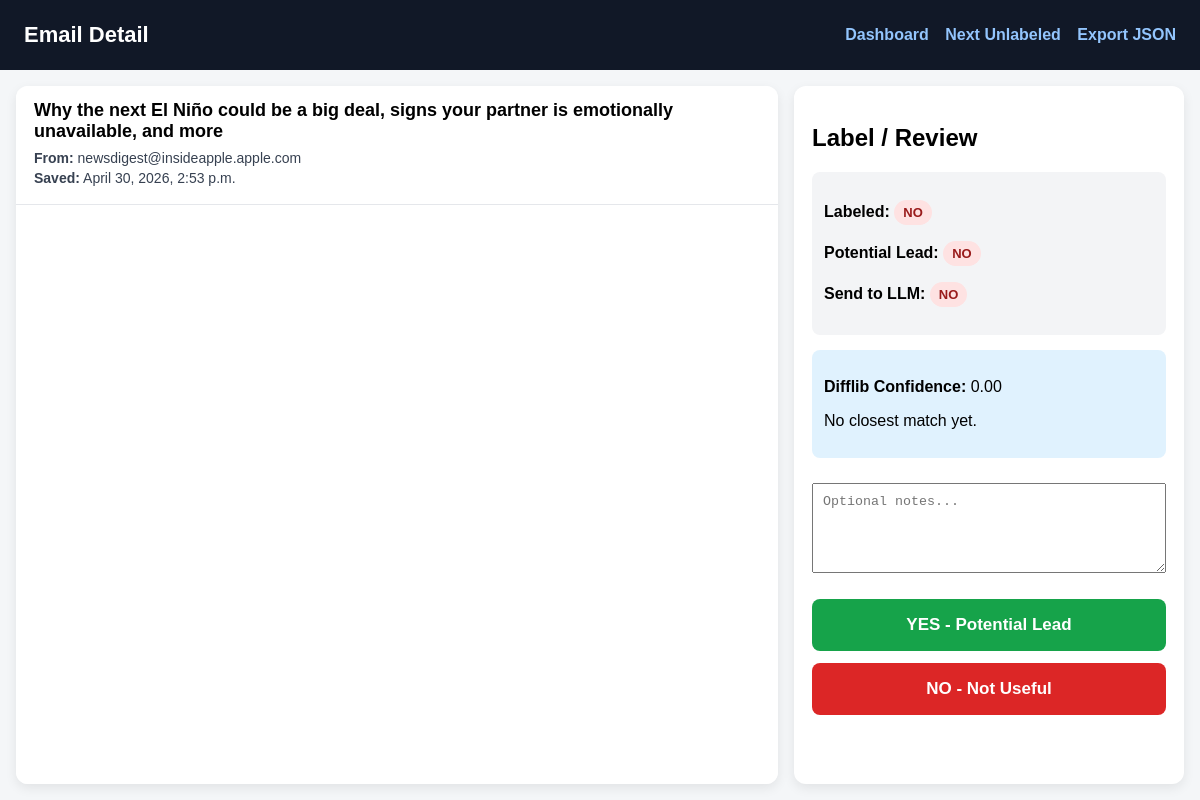
Page /email-detail/1/ on the committed database.
### deals/models.py (models this page shows, shortened)
class Deal(models.Model):
    raw_email_json = models.JSONField(blank=True, null=True)
    custom_identifier = models.CharField(max_length=255, blank=True)
    important_notes = models.TextField(blank=True)
    email_id = models.CharField(
        max_length=255,
        blank=True,
        unique=True,
        null=True
    )
    gmail_received_at = models.DateTimeField(null=True, blank=True)
    sender = models.EmailField(blank=True)
    subject = models.CharField(max_length=255, blank=True)
    body = models.TextField(blank=True)
    html_body = models.TextField(blank=True)
    address = models.CharField(max_length=255, blank=True)
    zip_code = models.CharField(max_length=20, blank=True)
    price = models.IntegerField(null=True, blank=True)
    beds = models.FloatField(null=True, blank=True)
    baths = models.FloatField(null=True, blank=True)
    sqft = models.IntegerField(null=True, blank=True)
    year_built = models.IntegerField(null=True, blank=True)
    arv = models.IntegerField(null=True, blank=True)
    rehab_cost = models.IntegerField(null=True, blank=True)
    rent = models.IntegerField(null=True, blank=True)
    mao = models.IntegerField(null=True, blank=True)
    flip_profit = models.IntegerField(null=True, blank=True)
    brrrr_cash_left = models.IntegerField(null=True, blank=True)
    qualifies = models.BooleanField(default=False)
    recommendation = models.TextField(blank=True)
    created_at = models.DateTimeField(auto_now_add=True)
    is_labeled = models.BooleanField(default=False)
    is_potential_lead = models.BooleanField(default=False)
    send_to_llm = models.BooleanField(default=False)
    difflib_score = models.FloatField(null=True, blank=True)
    matched_example_subject = models.CharField(max_length=255, blank=True)
    matched_example_body = models.TextField(blank=True)
    label_notes = models.TextField(blank=True)

### deals/views.py (the view)
# urls.py: path("email-detail/<int:deal_id>/", views.email_detail, name="email_detail"),
def email_detail(request, deal_id):
    deal = get_object_or_404(Deal, id=deal_id)
    return render(request, "deals/email_detail.html", {
        "deal": deal
    })

### deals/templates/deals/email_detail.html (shortened to what this page needs)
<!DOCTYPE html>
<html>
<head>
</head>
<body>
<div class="topbar">
    <h1>Email Detail</h1>
    <div>
        <a href="/">Dashboard</a>
        <a href="/label-emails/">Next Unlabeled</a>
        <a href="/export-labeled-emails/">Export JSON</a>
    </div>
</div>
<div class="page">
    <div class="email-panel">
        <div class="email-header">
            <h2>{{ deal.subject }}</h2>
            <p><b>From:</b> {{ deal.sender }}</p>
            <p><b>Saved:</b> {{ deal.created_at }}</p>
        </div>
        <iframe
            class="email-frame"
            src="{% url 'email_preview' deal.id %}"
            sandbox="allow-same-origin allow-popups allow-popups-to-escape-sandbox">
        </iframe>
    </div>
    <div class="label-panel">
        <h2>Label / Review</h2>
        <div class="status-box">
            <p>
                <b>Labeled:</b>
                {% if deal.is_labeled %}
                    <span class="badge green">YES</span>
                {% else %}
                    <span class="badge red">NO</span>
                {% endif %}
            </p>
            <p>
                <b>Potential Lead:</b>
                {% if deal.is_potential_lead %}
                    <span class="badge green">YES</span>
                {% else %}
                    <span class="badge red">NO</span>
                {% endif %}
            </p>
            <p>
                <b>Send to LLM:</b>
                {% if deal.send_to_llm %}
                    <span class="badge blue">YES</span>
                {% else %}
                    <span class="badge red">NO</span>
                {% endif %}
            </p>
        </div>
        <div class="confidence">
            <p><b>Difflib Confidence:</b> {{ deal.difflib_score|default:0|floatformat:2 }}</p>
            {% if deal.matched_example_subject %}
                <p><b>Closest Match:</b> {{ deal.matched_example_subject }}</p>
            {% else %}
                <p>No closest match yet.</p>
            {% endif %}
        </div>
        <form method="POST" action="{% url 'save_email_label_from_detail' deal.id %}">
            <textarea name="label_notes" placeholder="Optional notes...">{{ deal.label_notes }}</textarea>
            <button class="yes" type="submit" name="label" value="yes">
                YES - Potential Lead
            </button>
            <button class="no" type="submit" name="label" value="no">
                NO - Not Useful
            </button>
        </form>
    </div>
</div>
</body>
</html>

### deals/templates/deals/email_detail.html (style rules this page uses)
* { box-sizing: border-box; }
body { font-family: Arial, sans-serif; background: #f4f6f8; margin: 0; padding: 0; overflow: hidden; }
.topbar { height: 70px; background: #111827; color: white; padding: 14px 24px; display: flex; justify-content: space-between; align-items: center; }
.topbar h1 { font-size: 22px; margin: 0; }
.topbar a { color: #93c5fd; margin-left: 12px; text-decoration: none; font-weight: bold; }
.page { height: calc(100vh - 70px); display: grid; grid-template-columns: minmax(0, 1fr) 390px; gap: 16px; padding: 16px; }
.email-panel, .label-panel { background: white; border-radius: 12px; overflow: hidden; box-shadow: 0 4px 12px rgba(0,0,0,0.08); }
.email-header { padding: 14px 18px; border-bottom: 1px solid #e5e7eb; background: #ffffff; }
.email-header h2 { margin: 0 0 8px; font-size: 18px; }
.email-header p { margin: 4px 0; font-size: 14px; color: #374151; }
.email-frame { width: 100%; height: calc(100vh - 185px); border: none; background: white; }
.label-panel { padding: 18px; overflow-y: auto; }
.status-box { background: #f3f4f6; padding: 12px; border-radius: 8px; margin-bottom: 15px; }
.confidence { background: #e0f2fe; padding: 12px; border-radius: 8px; margin-bottom: 15px; }
textarea { width: 100%; height: 90px; padding: 10px; margin: 10px 0; resize: vertical; }
button { width: 100%; padding: 16px; margin-top: 12px; border: none; border-radius: 8px; font-size: 17px; font-weight: bold; cursor: pointer; }
.yes { background: #16a34a; color: white; }
.no { background: #dc2626; color: white; }
.badge { display: inline-block; padding: 5px 9px; border-radius: 999px; font-size: 13px; font-weight: bold; }
.red { background: #fee2e2; color: #991b1b; }

### rows in the picture
Deal: subject "Why the next El Niño could be a big deal, signs your partner is emotionally unavailable, and more", sender "newsdigest@insideapple.apple.com", created_at "April 30, 2026, 2:53 p.m.", difflib_score "0.00"
